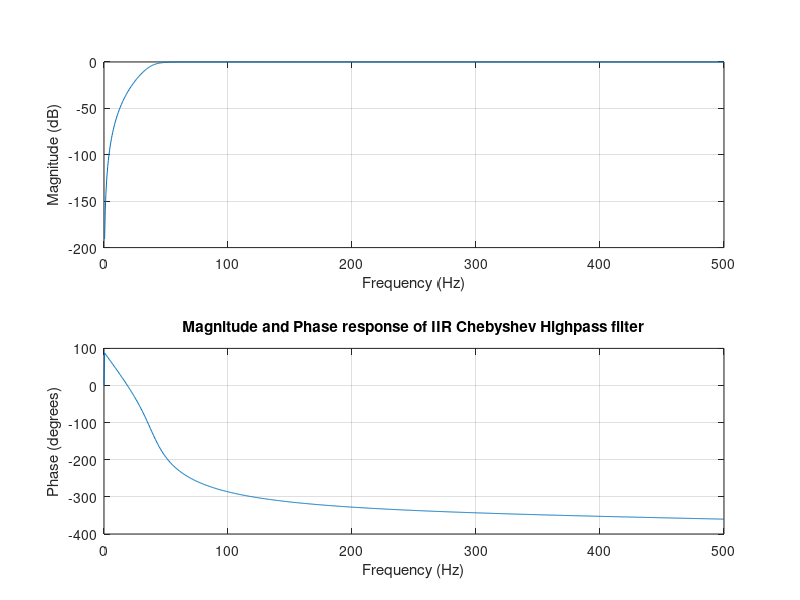

Here is the MATLAB script that generated this plot:
clear all;
clc;

kp = 3;           % passband ripple
ks = 60;          % stop attenuation
fp = 40;          % passband frequency
fs = 1000;        % sampling frequency
Fs = 150;         % stop band frequency

% Normalising filter
wp = fp/(fs/2);
ws = Fs/(fs/2);

% Butterworth Filters

%To determine the filter order and cut-off frequency
[N wc] = buttord(wp, ws, kp, ks);

disp(' IIR Butterworth Lowpass filter');
disp(' -------------------------------------------'); 
[den num] = butter(N, wc, 'low')% To normalise the cut-off frequency wc
freqz(den, num, 1000, fs);%plot the response
title('Magnitude and Phase response of IIR Butterworth Lowpass filter');

disp(' IIR Butterworth Lowpass filter ');
disp(' -------------------------------------------');
[b a] = butter(N, wc, 'high')
freqz(b, a, 1000, fs); %plot the response
title('Magnitude and Phase response of IIR Butterworth Highpass filter');

%Chebyshev Filter

%To determine the filter order and cut-off frequency
[N wc] = cheb1ord(wp, ws, kp, ks);   

disp(' IIR Chebyshev Lowpass filter');
disp(' -------------------------------------------'); 
[num den] = cheby1(N, kp, wc, 'low')   
freqz(b, a, 1000, fs)    %plot the response
title('Magnitude and Phase response of IIR Chebyshev Lowpass filter');

disp(' IIR Chebyshev Highpass filter ');
disp(' -------------------------------------------'); 
[num den] = cheby1(N, kp, wc, 'high')   
freqz(b, a, 1000, fs)    %plot the response
title('Magnitude and Phase response of IIR Chebyshev Highpass filter');